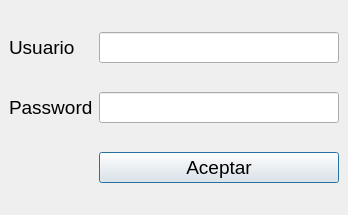
<?xml version="1.0" encoding="UTF-8"?>
<ui version="4.0">
 <class>MainWindow</class>
 <widget class="QMainWindow" name="MainWindow">
  <property name="geometry">
   <rect>
    <x>0</x>
    <y>0</y>
    <width>348</width>
    <height>215</height>
   </rect>
  </property>
  <property name="windowTitle">
   <string>MainWindow</string>
  </property>
  <widget class="QWidget" name="centralwidget">
   <property name="maximumSize">
    <size>
     <width>800</width>
     <height>556</height>
    </size>
   </property>
   <layout class="QGridLayout" name="gridLayout">
    <item row="1" column="0">
     <widget class="QLabel" name="label_password">
      <property name="font">
       <font>
        <pointsize>14</pointsize>
       </font>
      </property>
      <property name="text">
       <string>Password</string>
      </property>
     </widget>
    </item>
    <item row="2" column="1">
     <widget class="QPushButton" name="boton_aceptar">
      <property name="font">
       <font>
        <pointsize>14</pointsize>
       </font>
      </property>
      <property name="text">
       <string>Aceptar</string>
      </property>
      <property name="default">
       <bool>true</bool>
      </property>
     </widget>
    </item>
    <item row="0" column="0">
     <widget class="QLabel" name="label_username">
      <property name="font">
       <font>
        <pointsize>14</pointsize>
       </font>
      </property>
      <property name="text">
       <string>Usuario</string>
      </property>
     </widget>
    </item>
    <item row="0" column="1">
     <widget class="QLineEdit" name="line_usuario">
      <property name="font">
       <font>
        <pointsize>14</pointsize>
       </font>
      </property>
     </widget>
    </item>
    <item row="1" column="1">
     <widget class="QLineEdit" name="line_password">
      <property name="font">
       <font>
        <pointsize>14</pointsize>
       </font>
      </property>
      <property name="echoMode">
       <enum>QLineEdit::Password</enum>
      </property>
     </widget>
    </item>
   </layout>
  </widget>
 </widget>
 <resources/>
 <connections/>
</ui>
